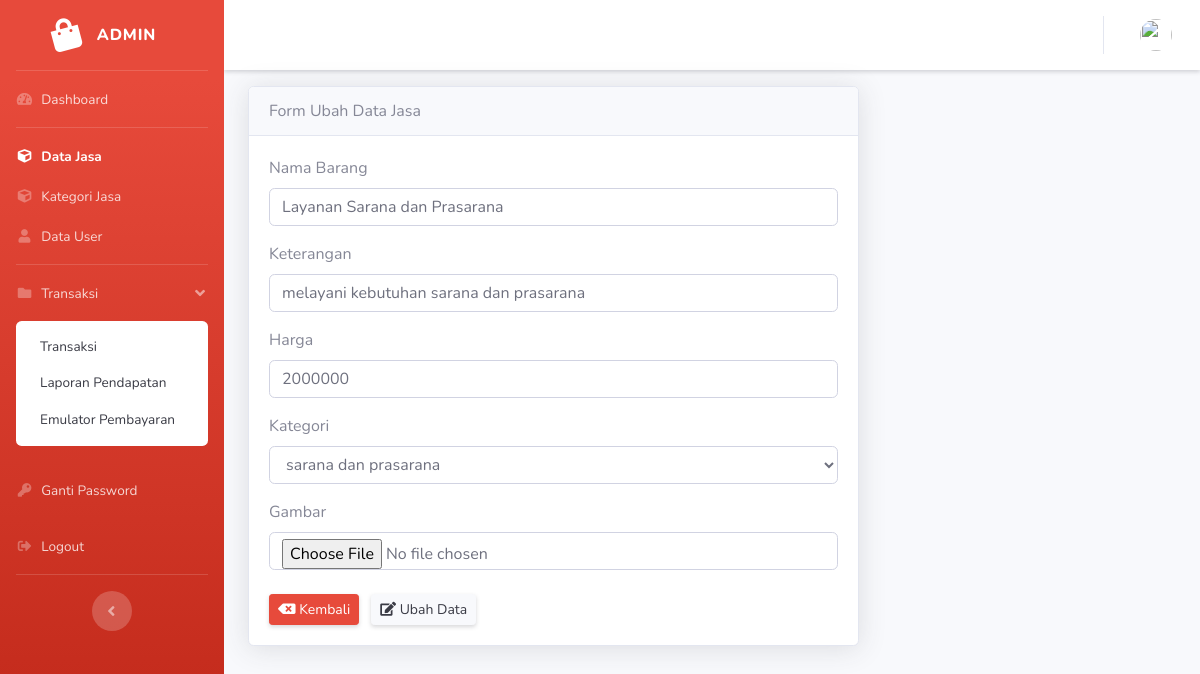
/admin/data_barang/edit/25, run on the app's committed database.
### tables this page shows
CREATE TABLE `tb_jasa` (
  `id_barang` int(11) NOT NULL,
  `nama_barang` varchar(128) NOT NULL,
  `keterangan` varchar(128) NOT NULL,
  `harga` varchar(128) NOT NULL,
  `id_kategori` int(11) NOT NULL,
  `gambar` varchar(128) NOT NULL
);

### application/controllers/admin/Data_barang.php (called while the page is built, shortened)
<?php
class Data_barang extends CI_Controller
{
   public function edit($id_barang)
   {
      $data['title'] = 'Edit';
      $data['user'] = $this->db->get_where('user', ['email' => $this->session->userdata('email')])->row_array();
      $data['barang'] = $this->Model_barang->getById($id_barang);
      $data['kategori'] = $this->db->get('kategori')->result_array();
      $this->form_validation->set_rules('nama_barang', 'Nama Barang', 'required');
      if ($this->form_validation->run() == false) {
         $this->load->view('admin_templates/header', $data);
         $this->load->view('admin_templates/sidebar');
         $this->load->view('admin_templates/topbar', $data);
         $this->load->view('admin/edit_barang', $data);
         $this->load->view('admin_templates/footer');
      }
   }
}

### index.php (called while the page is built, shortened)
<?php
require_once BASEPATH.'core/CodeIgniter.php';

### application/models/Model_barang.php (called while the page is built, shortened)
<?php
class Model_barang extends CI_Model
{
   public function getById($id_barang)
   {
      $query = "SELECT `tb_jasa`.*, `kategori`.`nama_kategori`
               FROM `tb_jasa` JOIN `kategori`
                ON `tb_jasa`.`id_kategori` = `kategori`.`id_kategori`
               WHERE `id_barang` = $id_barang
    ";
      return $this->db->query($query)->row_array();
   }
}

### application/views/admin/edit_barang.php (the view, shortened to what this page needs)
<div class="container">
   <div class="row">
      <div class="col-lg-8">
         <div class="card shadow">
            <div class="card-header">
               Form Ubah Data Jasa
            </div>
            <div class="card-body">
               <?= form_open_multipart(); ?>
               <div class="form-group">
                  <label>Nama Barang</label>
                  <input type="text" class="form-control" name="nama_barang" value="<?= $barang['nama_barang']; ?>">
               </div>
               <div class="form-group">
                  <label>Keterangan</label>
                  <input type="text" class="form-control" name="keterangan" value="<?= $barang['keterangan']; ?>">
               </div>
               <div class="form-group">
                  <label>Harga</label>
                  <input type="text" class="form-control" name="harga" value="<?= $barang['harga']; ?>">
               </div>
               <div class="form-group">
                  <label>Kategori</label>
                  <select name="kategori" id="kategori" class="form-control" value="<?= $barang['id_kategori'] ?>">
                     <?php foreach ($kategori as $kat) : ?>
                        <?php if ($kat['id_kategori'] == $barang['id_kategori']) : ?>
                           <option value="<?= $kat['id_kategori'] ?>" selected><?= $kat['nama_kategori'] ?></option>
                        <?php else : ?>
                           <option value="<?= $kat['id_kategori'] ?>"><?= $kat['nama_kategori'] ?></option>
                        <?php endif; ?>
                     <?php endforeach; ?>
                  </select>
               </div>
               <div class="form-group">
                  <label>Gambar</label>
                  <input type="file" class="form-control" name="gambar" id="gambar" value="<?= $barang['gambar']; ?>">
               </div>
               <div class="mt-4">
                  <a href="<?= base_url('data_barang'); ?>" class="btn btn-sm btn-danger shadow-sm"><i class="fas fa-backspace"></i> Kembali</a>
                  <button type="submit" class="btn btn-sm btn-light shadow-sm ml-2" name="ubah"><i class="fas fa-edit"></i> Ubah Data</button>
               </div>
               </form>
            </div>
         </div>
      </div>
   </div>
</div>

### data on the page
tb_jasa: nama_barang "Layanan Sarana dan Prasarana", keterangan "melayani kebutuhan sarana dan prasarana", harga "2000000"

### other printed values
form field kategori "sarana dan prasarana"
